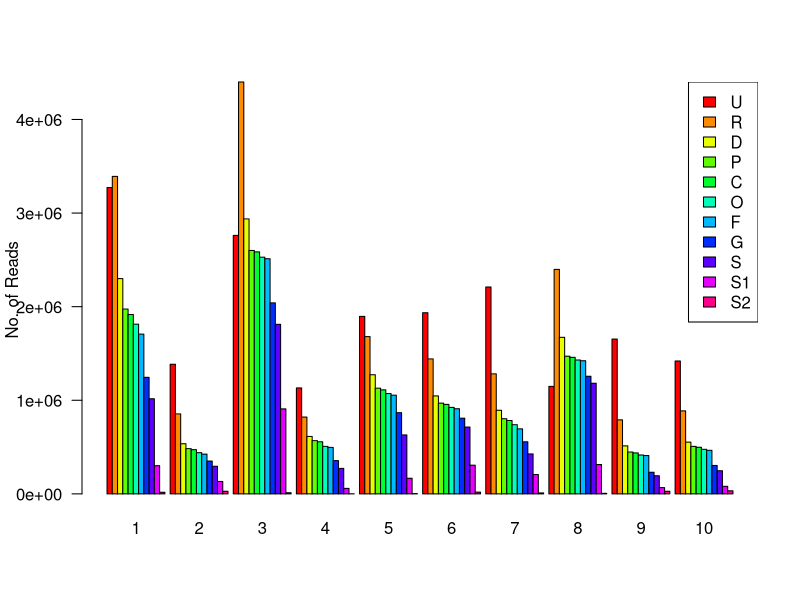

Write the R code that produced this figure.
## ---- chunk 1
knitr::opts_chunk$set(echo = TRUE, warning = FALSE, message = FALSE)
## ---- chunk 2
library(RColorBrewer); packageVersion("RColorBrewer")
library(kableExtra) ; packageVersion("kableExtra")
library(ggplot2); packageVersion("ggplot2")
theme_set(theme_bw()); # Set ggplot theme
library(dplyr); packageVersion("dplyr")
library(gtools); packageVersion("gtools")
## ---- chunk 3
nanopore_table <- read.table("tables/nanopore_counts.txt",header=TRUE,row.names=1,sep="\t")
subtable=nanopore_table[,c(2:11)]
subtable=subtable[,mixedorder(colnames(subtable))]
nanopore_table[,c(2:11)] <- subtable
colnames(nanopore_table)[2:11] <- colnames(subtable)
kable(nanopore_table[c(1,2,4,6,7,8,9,10,11,12,13),],caption = "Nanopore Metagenomic Classification Levels per Sample")

barplot(as.matrix(nanopore_table[c(1,2,4,6,7,8,9,10,11,12,13),c(2:11)]),beside=T,col=rainbow(11),las=1,names=c(1:10),ylab="No. of Reads")
legend("topright",nanopore_table[c(1,2,4,6,7,8,9,10,11,12,13),1],fill=rainbow(11))
